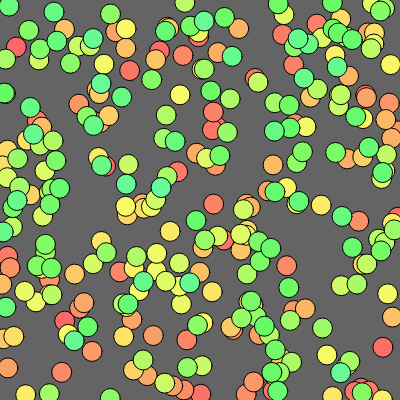
Frame 1 (no input)
Frame 60 (no input): identical to frame 1, image omitted
Frame 120 (the mouse pressed at the canvas centre since frame 60): identical to frame 1, image omitted

The p5.js sketch that drew this single still picture (run headless with seeded random() and noise() and a simulated clock; from frame 60 on, the mouse is pressed at the canvas centre):

// p5.js sketch
// ── sketch.js
var particles = [];
var numOfParticles = 300;

function setup() {
  createCanvas( 400, 400 );
  colorMode(HSB, 255);
  for (var i = 0; i < numOfParticles; i++) {
    particles[i] = new Particle();
    var px = Math.random() * width;
    var py = Math.random() * height;
    particles[i].setup(px, py, 20);
  }
}

function draw() {
  background(100);

  for (var i = 0; i < numOfParticles; i++) {
      fill(i/numOfParticles*100, 150, 250);
      particles[i].draw()
  }

}

// ── particle.js
function Particle() {
  this.setup = function(x, y, size) {
      this.x = x;
      this.y = y;
      this.size = size;
  }

  this.draw = function () {
    ellipse(this.x, this.y, this.size, this.size);
  }
}
